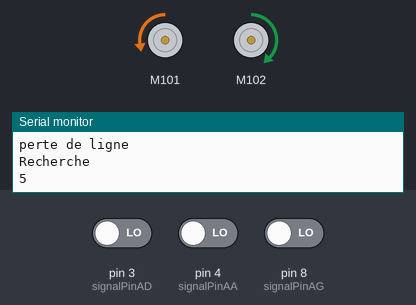
Bench run of a sketch on a simulated Arduino Uno, built with avr-gcc and run on an emulated ATmega328P. Parts: 2 × DC motor (green arrow = forward, orange = backward, longer = faster), the last lines printed to the serial monitor. Inputs (shaded band) come from the test bench; at power-on: pin 4 (signalPinAA) LOW, pin 3 (signalPinAD) LOW, pin 8 (signalPinAG) LOW.

Above: at 1.2 s.
1.3 s: pin 4 (signalPinAA) driven HIGH
At 2.5 s:
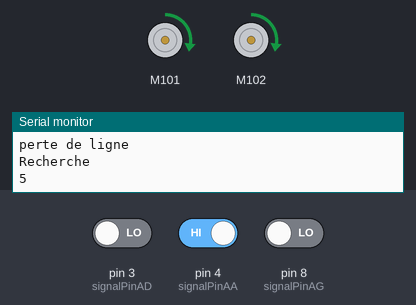
2.8 s: pin 4 (signalPinAA) driven LOW
At 3.05 s:
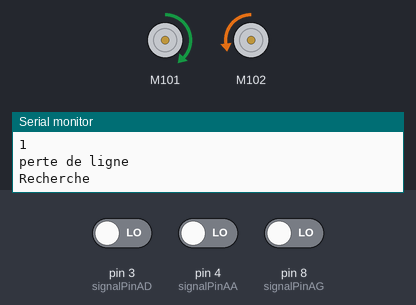
Timing chart, 0 to 5.8 s (numbered marks = the images above; inputs shaded):
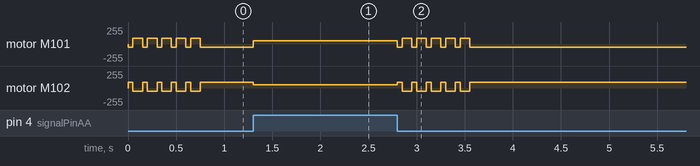

The sketch:

ArdunioAcar.ino
```cpp
// Les bibliothèques

#include <SoftwareSerial.h>
#include <Wire.h>
#include "Grove_I2C_Motor_Driver.h"

#define I2C_ADDRESS 0x0f
//les sorties
int signalPinAG = 8; // Les différents capteurs
int signalPinAD = 3;
int signalPinAA = 4;
int middle = 0;
int attente;
int Dir;

int V_Max = 20;
int V_VG1 = -50;
int V_VG2 = 70;
int V_VD1 = 70;
int V_VD2 = -50;

int xAcar = 1;
int yAcar = 0 ;
int xDestination = 3;
int yDestination = 3;
int Direction = 4;

void setup() {
  // put your setup code here, to run once:
  pinMode(signalPinAG, INPUT);
  pinMode(signalPinAD, INPUT);
  pinMode(signalPinAA, INPUT);
  Serial.begin(9600);
  Motor.begin(I2C_ADDRESS);
}
void Avancer() {
  Motor.speed(MOTOR1, V_Max);
  Motor.speed(MOTOR2, V_Max);
}
void TurnRight() {
  while (HIGH != digitalRead(signalPinAA)) {
    Motor.speed(MOTOR1, V_VD1);
    Motor.speed(MOTOR2, V_VD2);
  }
}
void TurnLeft() {
  while (HIGH != digitalRead(signalPinAA)) {
    Motor.speed(MOTOR1, V_VG1);
    Motor.speed(MOTOR2, V_VG2);
  }
}

void HalfTurn(){
    Motor.speed(MOTOR1, V_VD1);
    Motor.speed(MOTOR2, V_VD2);
    delay(250);
while (HIGH != digitalRead(signalPinAA)) {
    Motor.speed(MOTOR1, V_VD1);
    Motor.speed(MOTOR2, V_VD2);
  }
}

void ChoixDirection() {


  // Vers le Nord
  if (Direction == 1) {
    // si l'objectif est a gauche
    if (xAcar > xDestination) {
      // se déplacer à gauche
      TurnLeft();
      Direction = 4;
      if (xAcar == 3 && yAcar == 2) xAcar -= 3;
      else xAcar -= 1;
      // si l'objectif est a droite
    } else if (xAcar < xDestination) {
      //se déplacer à droite
      TurnRight();
      Direction = 3;
      if (xAcar == 2 && yAcar == 0)xAcar += 2;
      else if (xAcar == 1 && yAcar == 3)xAcar += 2;
      else xAcar += 1;
      // si l'objectif est au meme niveau
    } else {
      // si l'objectif est au meme niveau
      if (yAcar == yDestination); //arrivé
        // si l'objectif est derrierre
        else TurnLeft();   // aller a gauche sinon aller a droite
    }


    // Ver le Sud
  } else if ( Direction == 2) {
    //si l'objectif est a droite
    if (xAcar > xDestination) {
      // se déplacer à droite
      TurnRight();
      Direction = 4;
      if (xAcar == 3 && yAcar == 2)xAcar -= 3;
      else if (xAcar == 4 && yAcar == 4)xAcar -= 3;
      else if (xAcar == 3 && yAcar == 3)xAcar -= 2;
      else xAcar -= 1;
      // si l'objectif est a gauche
    } else if (xAcar < xDestination) {
      //se déplacer à gauche
      TurnLeft();
      Direction = 3;
      if (xAcar == 0 && yAcar == 2)xAcar += 3;
      else if (xAcar == 1 && yAcar == 4)xAcar += 3;
      xAcar += 1;
    } else {
      // si l'objectif est au meme niveau
      if (yAcar == yDestination); //arrivé
        // si l'objectif est derrierre
        else TurnLeft();   // aller a gauche sinon aller a droite
    }


  // Vers l'Est
  }else if (Direction == 3) {
    //si l'objectif est en face
    if (xAcar > xDestination) TurnLeft();  // aller a gauche sinon aller a droite
    // si l'objectif est derrière
    else if (xAcar < xDestination)TurnLeft();   // aller a gauche sinon aller a droite
    else {
      //si l'objectif est a gauche
      if (yAcar > yDestination) {
        //tourner à gauche
        TurnLeft();
        Direction = 1;
        if (xAcar == 3 && yAcar == 2)yAcar -= 2;
        else if (xAcar == 4 && yAcar == 2)yAcar -= 2;
        else yAcar -= 1;
        // si l'objectif est a droite
      } else if (yAcar < yDestination) {
        //tourner à droite
        TurnRight();
        Direction = 2;
        if (xAcar == 0 && yAcar == 2)yAcar += 2;
        else if (xAcar == 4 && yAcar == 0)yAcar += 2;
        else if (xAcar == 4 && yAcar == 2)yAcar += 2;
        else if (xAcar == 3 && yAcar == 0)yAcar += 2;
        else yAcar += 1;
      }else;//arrivé
    }


    // Vers l'Ouest
  } else if (Direction == 4) {
    // si l'objectif est en face
    if (xAcar > xDestination) TurnLeft();   // aller a gauche sinon aller a droite
      // si l'objectif est derier
    else if (xAcar < xDestination) TurnLeft();   // aller a gauche sinon aller a droite
      // si l'object est au meme niveau
    else {
      // si l'objectif est a droite
      if (yAcar > yDestination) {
        //tourner à droite
        TurnRight();
        Direction = 1;
        if (xAcar == 3 && yAcar == 2) yAcar -= 2;
        else if (xAcar == 0 && yAcar == 4) yAcar -= 2;
        else yAcar -= 1;
        //si l'objectif est a gauche
      }else if (yAcar < yDestination) {
        //tourner à gauche
        TurnLeft();
        Direction = 2;
        if (xAcar == 0 && yAcar == 2) yAcar += 2;
        else if (xAcar == 3 && yAcar == 0) yAcar += 2;
        else yAcar += 1;
      }else; //arrivé
    }
  }
}

void loop() {

 /* //initialisation des variables
  if(HIGH == digitalRead(signalPinAA))AA = 1;
  else AA = 0;
  if(HIGH == digitalRead(signalPinAD))AD = 1;
  else AD = 0;
  if(HIGH == digitalRead(signalPinAG))AG = 1;
  else AG = 0;

  //si le capteur central est actif
  if(AA == 1){
    //si uniqumement le capteur avant est actif avancer
    if (AD == 0 && AG == 0)Avancer();
    // si le capteur central et un autre capteur est actif choisir une direciton
    else ChoixDirection();
  // si le capteur central n'est pas actif
  }else{
    // si aucun capteur n'est actif, continuer le mouvement
    if (AD == 0 && AG == 0){
       //Motor.speed(MOTOR1, 0);
       //Motor.speed(MOTOR2, 0);
    }
    // si seul le capteur droit est actif, aller à gauche
    else if(AD == 1 && AG == 0) TurnLeft();
    // si seul le capteur gauche est actif, aller à droite
    else if (AD == 0 && AG == 1)TurnRight();
    // si le capteur droite et gauche est actif, choisir une direciton
    else ChoixDirection();
  }
*/

  if(HIGH == digitalRead(signalPinAA)){
  Dir = 1;
  }


  if(HIGH == digitalRead(signalPinAD)){
  Dir = 2;
  }

  if(HIGH == digitalRead(signalPinAG)){
  Dir = 3;
  }

   if(HIGH != digitalRead(signalPinAA) && HIGH != digitalRead(signalPinAG) && HIGH != digitalRead(signalPinAD)){
  // perte de ligne
  Serial.println("perte de ligne");
  Dir = 4;
}


switch (Dir) {
  case 1 :
  Avancer();
  break;

  case 2 :
  TurnRight();
  break;

  case 3 :
  TurnLeft();
  break;

  case 4 :
      Motor.speed(MOTOR1, -20);
      Motor.speed(MOTOR2, 35);
      delay(50);
      Serial.println("Recherche");
      if( HIGH != digitalRead(signalPinAA)){
        Motor.speed(MOTOR2, -20);
        Motor.speed(MOTOR1, 35);
        delay(100);
       middle ++;
       Serial.println(middle);
       if(middle >= 5){
        middle = 0;
            Motor.speed(MOTOR1, -20);
            Motor.speed(MOTOR2, 35);
            while(HIGH != digitalRead(signalPinAA)){
              delay(50);

            }
       }
      }
  break;
}
}
```

Measured:
- after the input at 1.3 s, motor M101: backward 51/255 → forward 51/255 at once; motor M102: forward 89/255 → forward 51/255 at once
- after the input at 2.8 s, motor M101: alternates forward 89/255 for 0.10 s and backward 51/255 for 0.05 s, 11 changes in all, then stays backward 51/255, starting at once; motor M102: alternates forward 89/255 for 0.05 s and backward 51/255 for 0.10 s, 11 changes in all, then stays forward 89/255, starting at once
- by itself, motor M101: alternates forward 89/255 for 0.10 s and backward 51/255 for 0.05 s, 11 changes in all, then stays backward 51/255
- by itself, motor M102: alternates forward 89/255 for 0.05 s and backward 51/255 for 0.10 s, 11 changes in all, then stays forward 89/255
